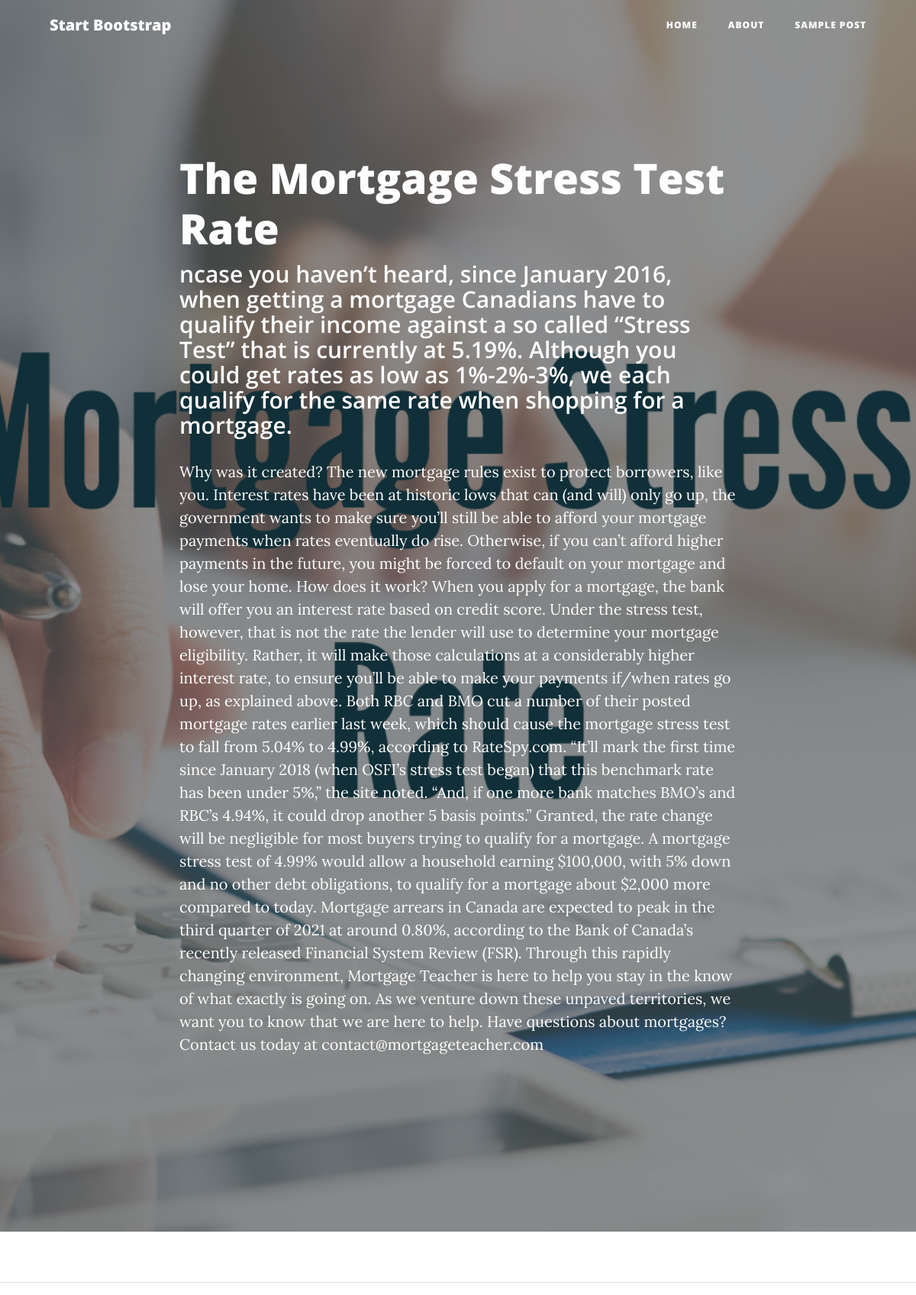
The page /blog/mortgage-stress-test-rate on the database its author committed.
### blog_app/models.py (models this page shows, shortened)
class Blog(models.Model):
    blog_title = models.CharField(max_length=250)
    slug = models.SlugField(null=False, unique=True)
    sub_title = models.CharField(max_length=500)
    body = models.CharField(max_length=3000)
    blog_image = models.FileField(upload_to='blog_image', blank=True)
    created_date_time = models.DateTimeField(default=now)

### blog_app/views.py (the view)
# urls.py: path('<slug:slug>', views.getBlog, name='blog_post'),
def getBlog(request, slug):
    blog = Blog.objects.get(slug=slug)
    return render(request, 'blog_app/post.html', context={"blog": blog})

### templates/blog_app/post.html (shortened to what this page needs)
<!DOCTYPE html>
{% load static %}
<html lang="en">
  <head>
    <link
      href="{% static 'vendor/bootstrap/css/bootstrap.min.css' %}"
      rel="stylesheet"
    />
    <link
      href="{% static 'vendor/fontawesome-free/css/all.min.css' %}"
      rel="stylesheet"
      type="text/css"
    />
    <link href="{% static 'css/clean-blog.min.css' %}" rel="stylesheet" />
  </head>
  <body>
    <nav class="navbar navbar-expand-lg navbar-light fixed-top" id="mainNav">
      <div class="container">
        <a class="navbar-brand" href="index.html">Start Bootstrap</a>
        <div class="collapse navbar-collapse" id="navbarResponsive">
          <ul class="navbar-nav ml-auto">
            <li class="nav-item">
              <a class="nav-link" href="/">Home</a>
            </li>
            <li class="nav-item">
              <a class="nav-link" href="/blogs">About</a>
            </li>
            <li class="nav-item">
              <a class="nav-link" href="/">Sample Post</a>
            </li>
          </ul>
        </div>
      </div>
    </nav>
    <header
      class="masthead"
      style="background-image: url('{{blog.blog_image.url}}')"
    >
      <div class="overlay"></div>
      <div class="container">
        <div class="row">
          <div class="col-lg-8 col-md-10 mx-auto">
            <div class="post-heading">
              <h1>{{blog.blog_title}}</h1>
              <h2 class="subheading">{{ blog.sub_title }}</h2>
              <p>{{blog.body}}</p>
            </div>
          </div>
        </div>
      </div>
    </header>
    <hr />
  </body>
</html>

### rows shown on the page
Blog: blog_image (picture), blog_title "The Mortgage Stress Test Rate", sub_title "ncase you haven’t heard, since January 2016, when getting a mortgage Canadians have to qualify their income against a so called “Stress Test” that is currently at 5.19%. Although you could get rates as low as 1%-2%-3%, we each qualify for the same rate when shopping for a mortgage.", body "Why was it created? The new mortgage rules exist to protect borrowers, like you. Interest rates have been at historic lows that can (and will) only go up, the government wants to make sure you’ll still be able to afford your mortgage payments when rates eventually do rise. Otherwise, if you can’t afford higher payments in the future, you might be forced to default on your mortgage and lose your home. How does it work? When you apply for a mortgage, the bank will offer you an interest rate based on credit score. Under the stress test, however, that is not the rate the lender will use to determine your mortgage eligibility. Rather, it will make those calculations at a considerably higher…"
